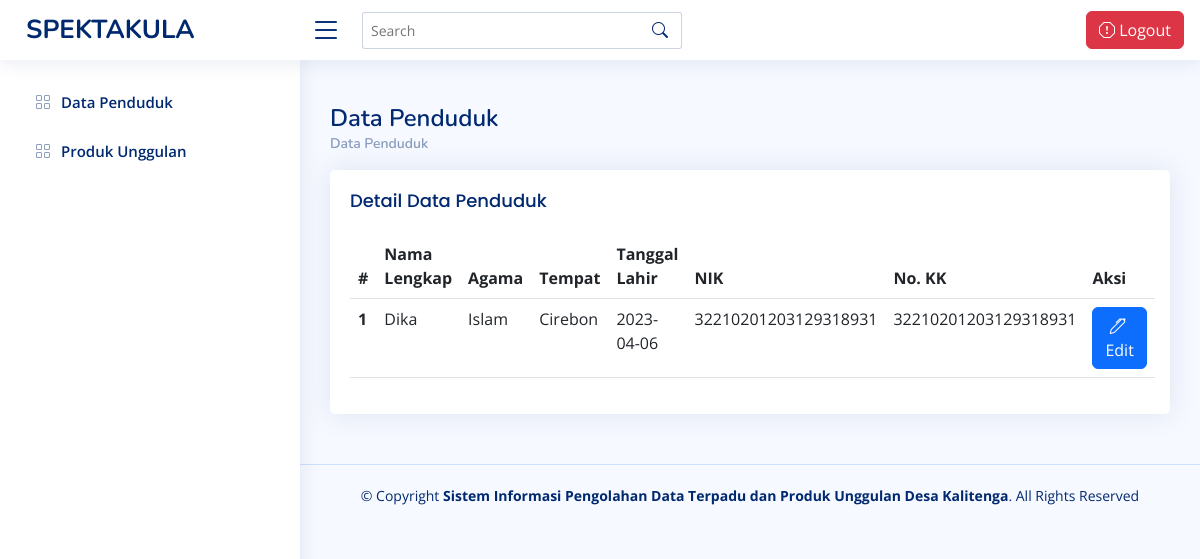
The app's page /index.php/user with its own data.
### tables this page shows
CREATE TABLE `tb_penduduk` (
  `id` int(11) NOT NULL,
  `nama` varchar(100) NOT NULL,
  `agama` varchar(100) NOT NULL,
  `tempat` varchar(100) NOT NULL,
  `tanggal_lahir` date NOT NULL,
  `nik` varchar(100) NOT NULL,
  `kk` varchar(100) NOT NULL
);

### application/controllers/User.php (called while the page is built, shortened)
<?php
class User extends CI_Controller {
        public function __construct()
        {
            $this->load->model('Penduduk_model');
            $this->load->model('M_global_model');
            $this->load->helper('url', 'form');
        }
        public function index(){
                $data['title']  = 'UNGGULAN DESA';
                $judul['Judul']  = 'Data Kelahiran';
                $queryAll = $this->Penduduk_model->ambildata();
                $DATA = array('user' => $queryAll);
                $tampilan = $judul + $DATA;
                $this->load->view('template/header',$data);
                $this->load->view('user/sidebar_user');
                $this->load->view('user/main_content',$tampilan);
                $this->load->view('template/footer');
            }
}

### index.php (called while the page is built, shortened)
<?php
require_once BASEPATH.'core/CodeIgniter.php';

### application/models/Penduduk_model.php (called while the page is built, shortened)
<?php
class Penduduk_model extends CI_Model
{
    function ambildata()
      {
        $query = $this->db->get('tb_penduduk');
        return $query->result();
      }
}

### application/views/user/main_content.php (the view, shortened to what this page needs)
<main id="main" class="main">
<div class="pagetitle">
  <h1>Data Penduduk</h1>
  <nav>
    <ol class="breadcrumb">
      <li class="breadcrumb-item"><a href="<?= site_url('Dashboard');?>">Data Penduduk</a></li>
    </ol>
  </nav>
</div>
<section class="section">
      <div class="row">
        <div class="col-lg-12">
          <div class="card">
            <div class="card-body">
              <h5 class="card-title">Detail Data Penduduk</h5>
              <table class="table datatable" id="dataTable">
                <thead>
                  <tr>
                    <th scope="col">#</th>
                    <th scope="col">Nama Lengkap</th>
                    <th scope="col">Agama</th>
                    <th scope="col">Tempat</th>
                    <th scope="col">Tanggal Lahir</th>
                    <th scope="col">NIK</th>
                    <th scope="col">No. KK</th>
                    <th scope="col">Aksi</th>
                  </tr>
                </thead>
                <tbody>
                  <tr>
                  <?php
                      $no = 0;
                    foreach($user as $tampil){
                      $no++
                    ?>
                    <th scope="row"><?= $no;?></th>
                    <td><?php echo $tampil->nama; ?></td>
                    <td><?php echo $tampil->agama; ?></td>
                    <td><?php echo $tampil->tempat; ?></td>
                    <td><?php echo $tampil->tanggal_lahir; ?></td>
                    <td><?php echo $tampil->nik; ?></td>
                    <td><?php echo $tampil->kk; ?></td>
                    <td><a href="#" class="btn btn-primary"><i class="bi bi-pen me-1"></i> Edit</a>
                    </td>
                  </tr>
                 <?php
                    }
                 ?>
                </tbody>
              </table>
            </div>
          </div>
        </div>
      </div>
    </section>
</main>

### admin/css/style.css (style rules this page uses)
:root { scroll-behavior: smooth; }
body { font-family: "Open Sans", sans-serif; background: #f6f9ff; color: #444444; }
a { color: #4154f1; text-decoration: none; }
h1, h2, h3, h4, h5, h6 { font-family: "Nunito", sans-serif; }
#main { margin-top: 60px; padding: 20px 30px; transition: all 0.3s; }
.pagetitle { margin-bottom: 10px; }
.pagetitle h1 { font-size: 24px; margin-bottom: 0; font-weight: 600; color: #012970; }
.card { margin-bottom: 30px; border: none; border-radius: 5px; box-shadow: 0px 0 30px rgba(1, 41, 112, 0.1); }
.card-title { padding: 20px 0 15px 0; font-size: 18px; font-weight: 500; color: #012970; font-family: "Poppins", sans-serif; }
.card-body { padding: 0 20px 20px 20px; }
.breadcrumb { font-size: 14px; font-family: "Nunito", sans-serif; color: #899bbd; font-weight: 600; }
.breadcrumb a { color: #899bbd; transition: 0.3s; }
.breadcrumb .breadcrumb-item::before { color: #899bbd; }
@media (min-width: 1200px) { #main, #footer { margin-left: 300px; } }

### records on screen
tb_penduduk: nama "Dika", agama "Islam", tempat "Cirebon", tanggal_lahir "2023-04-06", nik "32210201203129318931", kk "32210201203129318931"
